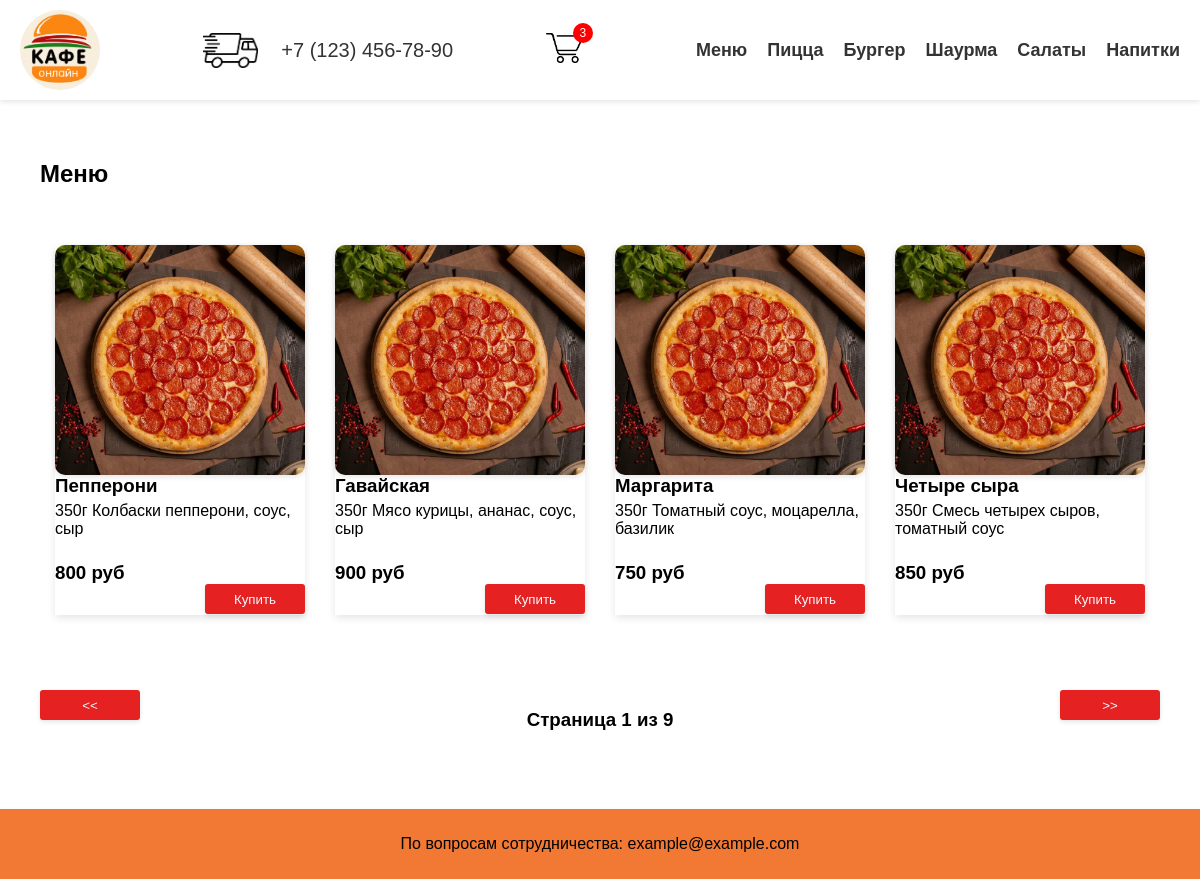
Page /pages/cafe.php on the committed database.
### tables this page shows
CREATE TABLE category_t (
    id INT NOT NULL AUTO_INCREMENT,
    title_f NVARCHAR(50) NOT NULL,

    PRIMARY KEY (id)
);

CREATE TABLE dishes_t (
    id INT NOT NULL AUTO_INCREMENT,
    title_f NVARCHAR(50) NOT NULL,
    description_f NVARCHAR(300) NOT NULL,
    price_f DECIMAL(10, 2) NOT NULL,
    category_id INT NOT NULL,
    image_f NVARCHAR(200),

    PRIMARY KEY (id),
    FOREIGN KEY (category_id) REFERENCES category_t(id)
);

### src/categories.php (called while the page is built, shortened)
<?php
function selectAllCategories() : array {
    $conn = openDbConnection();
    $query = "SELECT id, title_f FROM category_t";
    $rows = $conn->execute_query($query);
    $categories = [];
    foreach ($rows as $row) {
        $categories[] = new Category(
            id: $row["id"],
            title: $row["title_f"]
        );
    }
    return $categories;
}

### src/dishes.php (called while the page is built, shortened)
<?php
function selectAllByParams(int $id=null, int $page=1, int $limit=4) : array {
    $conn = openDbConnection();
    $dishes = [];
    $page--;
    $argValues = array($limit, $page);
    $query = "SELECT id, title_f, description_f, price_f, category_id, image_f FROM dishes_t";
    $typeParams = "ii";
    $query = $query." LIMIT ? OFFSET ?";
    $statement = $conn->prepare($query);
    $statement->bind_param($typeParams, ...$argValues);
    $statement->execute();
    $rows = $statement->get_result();
    foreach ($rows as $row) {
        $dishes[] = new Dish(
            id: $row["id"],
            title: $row["title_f"],
            description: $row["description_f"],
            price: $row["price_f"],
            image: $row["image_f"],
            categoryId: $row["category_id"]
        );
    }
    return $dishes;
}
function selectCountById(int $id=null): int{
  $conn = openDbConnection();
  $query = "SELECT * FROM dishes_t";
   $result = mysqli_query($conn, $query);
   $count = mysqli_num_rows($result);
   return $count;
}

### pages/cafe.php (the view, shortened to what this page needs)
<?php
require_once($_SERVER["DOCUMENT_ROOT"]."/src/dishes.php");
require_once($_SERVER["DOCUMENT_ROOT"]."/src/categories.php");
$categoryId = null;
$page = 1;
$limit = 4;
$categpryParam="?";
$pageCount = ceil(selectCountById($categoryId)/$limit);
$dishes = selectAllByParams($categoryId, $page, $limit);
?>
<!DOCTYPE html>
<html lang="en">
<head>
    <link rel='stylesheet' href='./../resource/css/style.css'>
    <link rel="stylesheet" href='./../resource/css/header.css'>
    <link rel="stylesheet" href='./../resource/css/main.css'>
    <link rel="stylesheet" href="./../resource/css/footer.css">
</head>
<body>
    <?php include_once $_SERVER["DOCUMENT_ROOT"]."/parts/header.php" ?>
    <main>
        <section class="menu-title">
           <h1><?= $title ?></h1>
        </section>
        <section class="menu">
          <?php foreach ($dishes as $dish): ?>
            <div class="item">
                <div class="image-div">
                    <img class="image-img" src="./../resource/images/<?=$dish->image?>" alt="image">
                </div>
                <h3><?=$dish->title?></h3>
                <span><?=$dish->description ?></span>
                <h3><?=$dish->price?> руб</h3>
                <div class="button-div">
                    <button>Купить</button>
                </div>
            </div>
          <?php endforeach; ?>
        </section>
        <section>
            <div class="paging-div">
                <a href="<?=$categpryParam?>page=<?php echo $page > 1? $page - 1 : 1; ?>">
                    <button><<</button></a>
                <h3>Страница <?= $page?> из <?= $pageCount ?></h3>
                <a href="<?=$categpryParam?>page=<?php echo $page < $pageCount? $page + 1 : $pageCount; ?>">
                    <button >>></button></a>
            </div>
        </section>
    </main>
    <?php include_once $_SERVER["DOCUMENT_ROOT"]."/parts/footer.php" ?>
</body>
</html>

### parts/header.php
<?php
    require_once($_SERVER["DOCUMENT_ROOT"]."/src/categories.php");
    $categories = selectAllCategories();
?>
<header>
    <a href="/">
        <div class="logo">
            <img src="./../resource/images/лого.jpg" alt="Логотип">
        </div>
    </a>
    <div class="deliver-div">
        <div class="deliver">
             <img class="deliver" src="./../resource/images/deliver.png" alt="Логотип">
        </div>
        <div class="phone">
             +7 (123) 456-78-90
        </div>
    </div>
    <a href="/pages/cart.php">
        <div class="cart">
            <img src="./../resource/images/cart.png" alt="Корзина">
            <span>3</span>
        </div>
    </a>
    <nav>
         <ul>
            <li><a href="./../pages/cafe.php">Меню</a></li>
            <?php foreach ($categories as $category): ?>
                    <li>
                        <a href="/pages/cafe.php?category=<?= $category->id ?>">
                            <?= $category->title ?>
                        </a>
                    </li>
            <?php endforeach; ?>
        </ul>
    </nav>
</header>

### parts/footer.php
 <footer>
    <p>По вопросам сотрудничества: example@example.com</p>
</footer>

### resource/css/style.css (style rules this page uses)
html body { font-family: 'Trebuchet MS', 'Lucida Sans Unicode', 'Lucida Grande', 'Lucida Sans', Arial, sans-serif; margin: 0; display: flex; flex-direction: column; min-height: 100vh; }
button { border-radius: 3px; background-color: rgb(230, 33, 33); border: none; width: 100px; height: 30px; color: aliceblue; box-shadow: 0 2px 5px rgba(0, 0, 0, 0.1); }

### resource/css/header.css (style rules this page uses)
header { background-color: #fff; box-shadow: 0 2px 5px rgba(0, 0, 0, 0.1); padding: 10px 20px; display: flex; justify-content: space-between; align-items: center; flex-wrap: wrap; }
.logo { display: flex; align-items: center; height: 80px; }
.logo img { height: 80px; border-radius: 50%; margin-right: 10px; }
.phone { font-size: 20px; color: #333; }
.deliver-div { display: flex; justify-content: space-between; align-items: center; width: 250px; }
.deliver { width: auto; height: 35px; }
.cart { position: relative; }
.cart img { width: auto; height: 30px; }
.cart span { position: absolute; top: -10px; right: -10px; background-color: red; color: white; border-radius: 50%; width: 20px; height: 20px; display: flex; justify-content: center; align-items: center; font-size: 12px; }
nav { display: flex; justify-content: left; }
ul { display: flex; justify-content: center; list-style-type: none; padding: 0; flex-wrap: wrap; }
li { margin-left: 20px; }
ul li a { text-decoration: none; color: #333; font-size: 18px; font-weight: bold; }

### resource/css/main.css (style rules this page uses)
main { padding: 20px; display: flex; flex-direction: column; flex: 1; }
section { background-color: #fff; padding: 20px; margin-bottom: 20px; }
.menu-title { height: 30px; }
.menu { display: flex; justify-content:space-around; flex-wrap: wrap; }
.item { display: flex; flex-direction: column; width: 250px; height: 370px; margin: 15px; box-shadow: 0 3px 8px rgba(0, 0, 0, 0.1); }
.image-div { height: 230px; width: 100%; box-shadow: 0 2px 5px rgba(0, 0, 0, 0.1); border-radius: 10px; }
.image-img { width: 100%; height: 100%; object-fit: cover; border-radius: 10px; }
.item h3 { margin: 0; }
.item span { height: 60px; margin-top: 5px; }
.button-div { width: 100%; height: auto; display: flex; justify-content: right; }
.paging-div { width: 100%; display: flex; justify-content:space-between; }

### resource/css/footer.css (style rules this page uses)
footer { background-color: #f17933; box-shadow: 0 2px 5px rgba(0, 0, 0, 0.1); padding: 10px 20px; text-align: center; }

### rows in the picture
category_t: title_f "Пицца"
category_t: title_f "Бургер"
category_t: title_f "Шаурма"
category_t: title_f "Салаты"
category_t: title_f "Напитки"
dishes_t: image_f (picture), title_f "Пепперони", description_f "350г Колбаски пепперони, соус, сыр", price "800"
dishes_t: image_f (picture), title_f "Гавайская", description_f "350г Мясо курицы, ананас, соус, сыр", price "900"
dishes_t: image_f (picture), title_f "Маргарита", description_f "350г Томатный соус, моцарелла, базилик", price "750"
dishes_t: image_f (picture), title_f "Четыре сыра", description_f "350г Смесь четырех сыров, томатный соус", price "850"

### other values in the picture
$title "Меню"
$page "1"
$pageCount "9"
